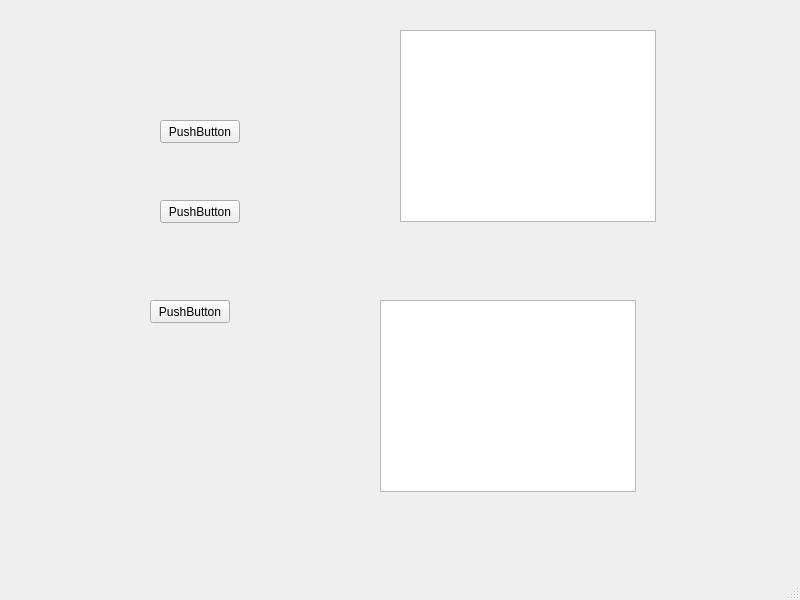
<?xml version="1.0" encoding="UTF-8"?>
<ui version="4.0">
 <class>MainWindow</class>
 <widget class="QMainWindow" name="MainWindow">
  <property name="geometry">
   <rect>
    <x>0</x>
    <y>0</y>
    <width>800</width>
    <height>600</height>
   </rect>
  </property>
  <property name="windowTitle">
   <string>MainWindow</string>
  </property>
  <widget class="QWidget" name="centralwidget">
   <widget class="QListWidget" name="listWidget">
    <property name="geometry">
     <rect>
      <x>400</x>
      <y>30</y>
      <width>256</width>
      <height>192</height>
     </rect>
    </property>
   </widget>
   <widget class="QPushButton" name="pushButton">
    <property name="geometry">
     <rect>
      <x>160</x>
      <y>120</y>
      <width>80</width>
      <height>23</height>
     </rect>
    </property>
    <property name="text">
     <string>PushButton</string>
    </property>
   </widget>
   <widget class="QPushButton" name="pushButton_2">
    <property name="geometry">
     <rect>
      <x>160</x>
      <y>200</y>
      <width>80</width>
      <height>23</height>
     </rect>
    </property>
    <property name="text">
     <string>PushButton</string>
    </property>
   </widget>
   <widget class="QPushButton" name="pushButton_3">
    <property name="geometry">
     <rect>
      <x>150</x>
      <y>300</y>
      <width>80</width>
      <height>23</height>
     </rect>
    </property>
    <property name="text">
     <string>PushButton</string>
    </property>
   </widget>
   <widget class="QTableWidget" name="tableWidget">
    <property name="geometry">
     <rect>
      <x>380</x>
      <y>300</y>
      <width>256</width>
      <height>192</height>
     </rect>
    </property>
   </widget>
  </widget>
  <widget class="QMenuBar" name="menubar">
   <property name="geometry">
    <rect>
     <x>0</x>
     <y>0</y>
     <width>800</width>
     <height>20</height>
    </rect>
   </property>
  </widget>
  <widget class="QStatusBar" name="statusbar"/>
 </widget>
 <resources/>
 <connections/>
</ui>
